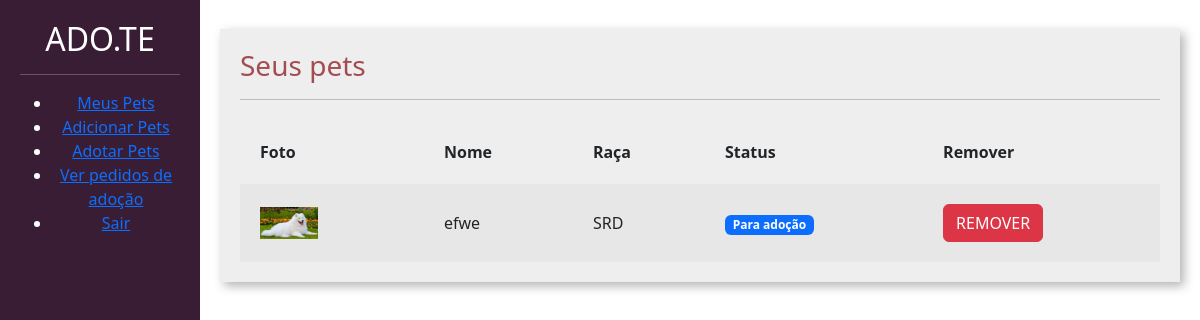
Page /divulgar/seus_pet/ (signed in) on the committed database.
### divulgar/models.py (models this page shows, shortened)
class Pet(models.Model):
    choices_status = (("P", 'Para adoção'),
                      ('A', 'Adotado'))
    usuario = models.ForeignKey(User, on_delete=models.CASCADE)
    nome = models.CharField(max_length=100)
    descricao = models.TextField()
    estado = models.CharField(max_length=50)
    cidade = models.CharField(max_length=50)
    telefone = models.CharField(max_length=14)
    raca = models.ForeignKey(Raca, on_delete=models.CASCADE)
    tags = models.ManyToManyField(Tag)  # manytomany é muitos paras muitos
    status = models.CharField(
        max_length=1, choices=choices_status, default='P')
    foto = models.ImageField(upload_to="fotos_pets")

class Raca(models.Model):
    raca = models.CharField(max_length=50)
    def __str__(self) -> str:
        return self.raca

### divulgar/views.py (the view)
# urls.py: path('seus_pet/', views.seus_pet, name="seus_pet"),
@login_required
def seus_pet(request):
    if request.method == 'GET':
        pets = Pet.objects.filter(usuario=request.user)
        return render(request, 'seus_pets.html', {'pets': pets})

### divulgar/templates/seus_pets.html (shortened to what this page needs)
{% load static %}
<!doctype html>
<html lang="pt-BR">
<head>
    <link href="https://cdn.jsdelivr.net/npm/bootstrap@5.3.0-alpha1/dist/css/bootstrap.min.css" rel="stylesheet">
    <link href="{% static 'usuarios/css/cadastro.css' %}" rel="stylesheet">
    <link href="{% static 'divulgar/css/novo_pet.css' %}" rel="stylesheet">
    <link href="{% static 'divulgar/css/seus_pet.css' %}" rel="stylesheet">
    <link href="{% static 'adotar/css/listar_pets.css' %}" rel="stylesheet">
</head>
<body>
    <div class="container-fluid">
        <div class="row">
            <div class="col-md-2 bg-side sidebar">
                <h2>ADO.TE</h2>
                <hr>
                <ul>
                    <li><a href="{% url 'seus_pet' %}" class="link-center">Meus Pets</a></li>
                    <li><a href="{% url 'novo_pet' %}" class="link-center">Adicionar Pets</a></li>
                    <li><a href="{% url 'listar_pets' %}" class="link-center">Adotar Pets</a></li>
                    <li><a href="{% url 'ver_pedido_adocao' %}" class="link-center">Ver pedidos de adoção</a></li>
                    <li><a href="{% url 'sair' %}" class="link-center">Sair</a></li>
                </ul>
            </div>
            <div class="col-md">
                <div class="wrapper">
                    <div class="box width80">
                        <h3 class="font-vinho">Seus pets</h3>
                        <hr>
                        <table class="tabela" cellpadding="20">
                            <tr>
                                <th>Foto</th>
                                <th>Nome</th>
                                <th>Raça</th>
                                <th>Status</th>
                                <th>Remover</th>
                            </tr>
                            {% for pet in pets %}
                            <tr class="tabela-linha">
                                <td width="20%">
                                    {% if pet.foto %}
                                    <img width="40%" src="{{pet.foto.url}}">
                                    {% endif %}
                                </td>
                                <td>
                                    {{pet.nome}}
                                </td>
                                <td>
                                    {{pet.raca}}
                                </td>
                                <td>
                                    {% if pet.status == 'P' %}
                                        <span class="badge text-bg-primary">Para adoção</span>
                                    {% elif pet.status == 'A' %}
                                        <span class="badge text-bg-success">Adotado</span>
                                    {% endif%}
                                </td>
                                <td>
                                    <a href="{% url 'remover_pet' pet.id %}" class="btn btn-danger">REMOVER</a>
                                </td>
                            </tr>
                            {% endfor %}
                        </table>
                    </div>
                </div>
            </div>
        </div>
    </div>
</body>
</html>

### templates/static/usuarios/css/cadastro.css (style rules this page uses)
.bg-side { background-color: #391D34; color: white; height: 100vh; }

### templates/static/divulgar/css/novo_pet.css (style rules this page uses)
.sidebar { text-align: center; padding: 20px; }
.wrapper { margin-top: 3%; display: flex; flex-direction: row; justify-content: center; align-items: center; }
.box { padding:20px; width: 50vw; background: rgb(238, 238, 238); box-shadow: 4px 4px 10px rgba(0,0,0,.3); }
.font-vinho { color: #A24D52; }

### templates/static/divulgar/css/seus_pet.css (style rules this page uses)
.width80 { width: 80vw; }
.tabela { width: 100%; margin-top: 20px; }
.tabela-linha { background-color: #e8e7e7; }

### rows in the picture
Pet: foto (picture), nome "efwe", raca "SRD", status "Para adoção"
